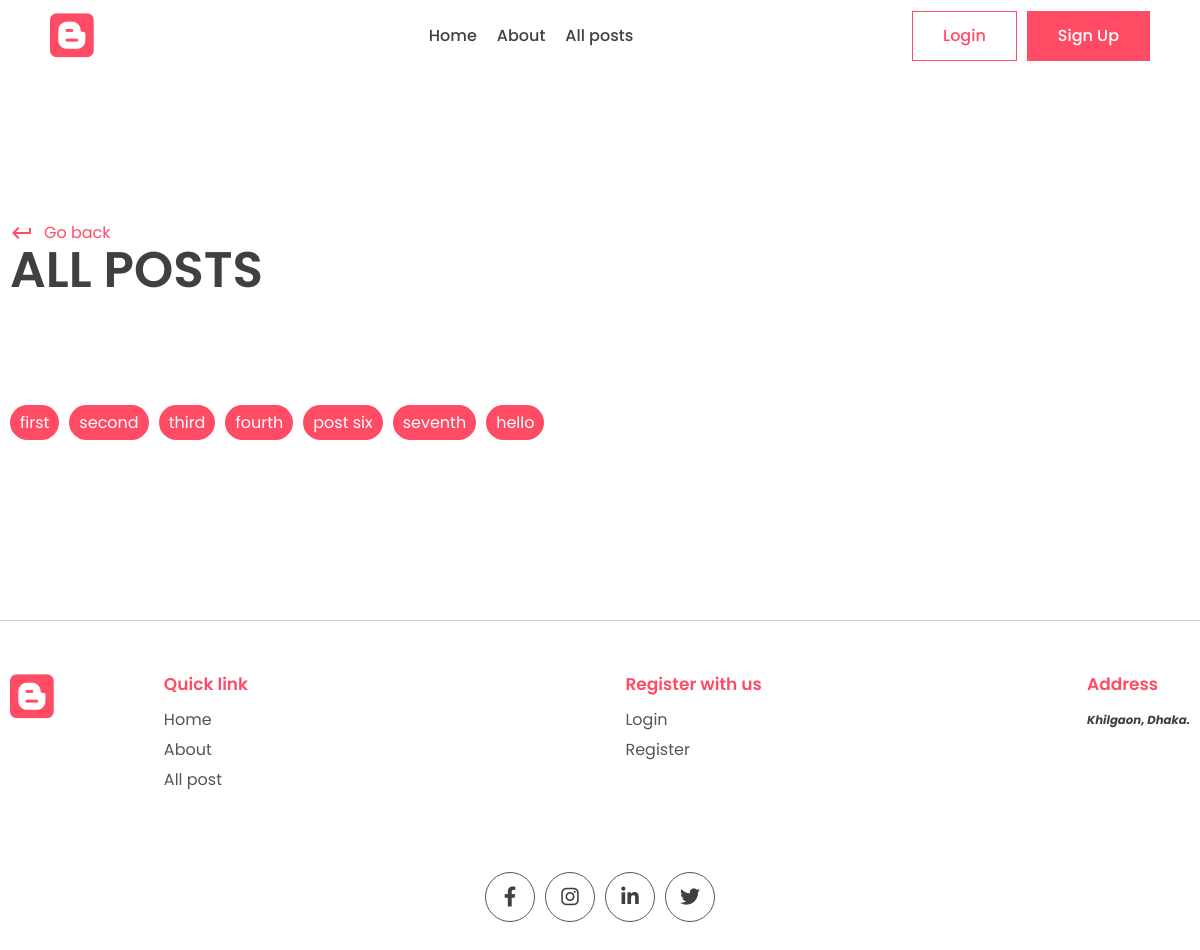
Screenshot of /all_posts/ with the database file from the repository.
### app/models.py (models this page shows, shortened)
class Post(models.Model):
    title = models.CharField(max_length=200)
    content = models.TextField()
    last_updated = models.DateTimeField(auto_now_add=True)
    slug = models.SlugField(max_length=200,unique=True)
    image = models.ImageField(null=True,blank=True,upload_to='images/')
    tags = models.ManyToManyField(Tag,blank=True,related_name='post')
    view_count = models.IntegerField(null=True,blank=True)
    is_featured = models.BooleanField(default=False)
    author = models.ForeignKey(User,on_delete=models.CASCADE,null=True,blank=True)
    bookmarks  = models.ManyToManyField(User,default=None,blank=True,related_name='bookmarks')
    likes = models.ManyToManyField(User,default=None,blank=True,related_name='post_like')

### app/views.py (the view)
# urls.py: path('all_posts/',views.all_posts,name='all_posts'),
def all_posts(request):
    all_posts = Post.objects.all()
    context={'all_posts':all_posts}
    return render(request,'app/all_posts.html',context)

### app/templates/app/all_posts.html
{%extends 'base.html'%} {% block title %}Blog|All Bookmarks{% endblock title %}
{%block content%}
<main style="padding-top: 70px">
  <main>
    <div class="container">
      <div class="page-top">
        <div class="top flex">
          <div class="page-name">
            <a href="" class="learn">
              <span class="material-icons"> keyboard_return </span> Go back
            </a>
            <h1>All Posts</h1>
          </div>
        </div>
      </div>
    </div>
  </main>
  <section class="sp">
    <div class="container">
      <div class="blog-tags">
        {%for post in all_posts%}
        <p class="tag">
          <a style="color: white" href="{%url 'post_page' post.slug %}"
            >{{post.title}}</a
          >
        </p>
        {% endfor %}
      </div>
    </div>
  </section>
</main>
{%endblock content%}

### app/static/app/style.css (style rules this page uses)
* { margin: 0; padding: 0; box-sizing: border-box; text-decoration: none; border: none; outline: none; list-style: none; font-family: "Poppins", sans-serif; color: var(--black); }
:root { --red: #ff4b64; --black: #404040; --des: #555555; --shadow: #ffffff1a 0px 1px 1px 0px inset, #32325d40 0px 50px 100px -20px, #0000004d 0px 30px 60px -30px; --shadow2: rgba(17, 12, 46, 0.084) 0px 48px 100px 0px; }
html { font-size: 62.5%; }
.container { max-width: 1220px; margin: auto; padding: 0 10px; }
p, a { font-size: 1.6rem; color: var(--des); }
.sp { padding: 8rem 0; }
.learn { display: flex; align-items: center; gap: 1rem; color: var(--red); margin-top: 2rem; }
.learn span { color: #ff4b64; }
.tag { position: absolute; bottom: 1rem; left: 1rem; background: var(--red); color: white; border-radius: 5rem; padding: 0.5rem 1rem; font-size: 1.2rem; }
.page-name h1 { font-size: 5rem; text-transform: uppercase; font-weight: 600; line-height: 5rem; }
.flex { display: flex; align-items: flex-end; justify-content: space-between; }
.blog-tags .tag { position: unset; width: fit-content; }
.blog-tags { display: flex; align-items: center; flex-wrap: wrap; gap: 1rem; margin-top: 3rem; }
p a { color: var(--red); }
main { padding-top: 10rem !important; }

### rows the page displays
Post: title "first"
Post: title "second"
Post: title "third"
Post: title "fourth"
Post: title "post six"
Post: title "seventh"
Post: title "hello"
